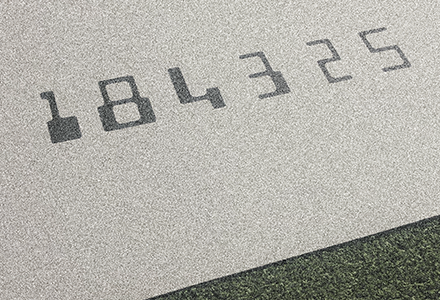
#> input picture rectifyandcrop.bmp, 440 x 300 px
$ python FinalDIP.py
#> lines starting #> are read from the running program, lines starting #| are printed output that depends on the picture; after the words box and inside, x2 and y2 are one past the last pixel; in counts of white or black regions, pixels touching at a corner belong together
from PIL import Image, ImageDraw, ImageFilter
import numpy as np


# Multiple Preprocessing Methods

def preprocess_method_1_enhanced(image_path, crop_boxes, threshold=128):
    """Enhanced method with adaptive threshold"""
    try:
        img = Image.open("rectifyandcrop.bmp").convert("L")
    except FileNotFoundError:
        print(f"เกิดข้อผิดพลาด: ไม่พบไฟล์ 'rectifyandcrop.bmp'")
        return []

    # Adaptive thresholding using Otsu-like method
    histogram = img.histogram()
    total_pixels = sum(histogram)

    # Find optimal threshold
    sum_total = sum(i * histogram[i] for i in range(256))
    sum_background = 0
    weight_background = 0
    variance_max = 0
    threshold_optimal = threshold  # fallback

    for t in range(256):
        weight_background += histogram[t]
        if weight_background == 0:
            continue

        weight_foreground = total_pixels - weight_background
        if weight_foreground == 0:
            break

        sum_background += t * histogram[t]

        if weight_background > 0 and weight_foreground > 0:
            mean_background = sum_background / weight_background
            mean_foreground = (sum_total - sum_background) / weight_foreground

            variance_between = weight_background * weight_foreground * (mean_background - mean_foreground) ** 2

            if variance_between > variance_max:
                variance_max = variance_between
                threshold_optimal = t

    # Apply adaptive threshold
    binary_img = img.point(lambda p: 255 if p > threshold_optimal else 0, '1')

    # Light morphological cleanup
    binary_img = binary_img.filter(ImageFilter.MinFilter(3))
    binary_img = binary_img.filter(ImageFilter.MaxFilter(3))

    segmented_digits = []
    for box in crop_boxes:
        digit_img = binary_img.crop(box)
        segmented_digits.append(digit_img)

    return segmented_digits, threshold_optimal

def preprocess_method_2_simple(image_path, crop_boxes, threshold=128):
    """Simple method with median filter"""
    try:
        img = Image.open("rectifyandcrop.bmp").convert("L")
    except FileNotFoundError:
        print(f"เกิดข้อผิดพลาด: ไม่พบไฟล์ 'rectifyandcrop.bmp'")
        return []

    # Apply median filter to reduce noise first
    img_filtered = img.filter(ImageFilter.MedianFilter(size=3))

    # Binary threshold
    binary_img = img_filtered.point(lambda p: 255 if p > threshold else 0, '1')

    # Light cleanup with single opening
    binary_img = binary_img.filter(ImageFilter.MinFilter(3))
    binary_img = binary_img.filter(ImageFilter.MaxFilter(3))

    segmented_digits = []
    for box in crop_boxes:
        digit_img = binary_img.crop(box)
        segmented_digits.append(digit_img)

    return segmented_digits, threshold

def preprocess_method_3_gaussian(image_path, crop_boxes, threshold=128):
    """Gaussian blur method"""
    try:
        img = Image.open("rectifyandcrop.bmp").convert("L")
    except FileNotFoundError:
        print(f"เกิดข้อผิดพลาด: ไม่พบไฟล์ 'rectifyandcrop.bmp'")
        return []

    # Apply Gaussian blur before thresholding
    blurred = img.filter(ImageFilter.GaussianBlur(radius=1))
    binary_img = blurred.point(lambda p: 255 if p > threshold else 0, '1')

    # Light morphological operations
    binary_img = binary_img.filter(ImageFilter.MinFilter(3))
    binary_img = binary_img.filter(ImageFilter.MaxFilter(3))

    segmented_digits = []
    for box in crop_boxes:
        digit_img = binary_img.crop(box)
        segmented_digits.append(digit_img)

    return segmented_digits, threshold

def preprocess_method_4_conservative(image_path, crop_boxes, threshold=128):
    """Conservative method - minimal processing"""
    try:
        img = Image.open("rectifyandcrop.bmp").convert("L")
    except FileNotFoundError:
        print(f"เกิดข้อผิดพลาด: ไม่พบไฟล์ 'rectifyandcrop.bmp'")
        return []

    # Simple threshold only
    binary_img = img.point(lambda p: 255 if p > threshold else 0, '1')

    segmented_digits = []
    for box in crop_boxes:
        digit_img = binary_img.crop(box)
        segmented_digits.append(digit_img)

    return segmented_digits, threshold


# Multiple Hole Counting Methods


def count_holes_method_1(digit_image, min_hole_size=5):
    """Standard hole counting with size filter"""
    if digit_image.mode != '1':
        digit_image = digit_image.convert('1')

    w, h = digit_image.size
    working_img = digit_image.convert('RGB')

    # Fill boundary with red
    try:
        ImageDraw.floodfill(working_img, (0, 0), (255, 0, 0), thresh=0)
    except ValueError:
        pass

    hole_count = 0
    for y in range(h):
        for x in range(w):
            if working_img.getpixel((x, y)) == (255, 255, 255):
                # Found a hole
                hole_pixels = []
                stack = [(x, y)]

                while stack:
                    cx, cy = stack.pop()
                    if (cx, cy) in hole_pixels:
                        continue
                    if cx < 0 or cx >= w or cy < 0 or cy >= h:
                        continue
                    if working_img.getpixel((cx, cy)) != (255, 255, 255):
                        continue

                    hole_pixels.append((cx, cy))
                    working_img.putpixel((cx, cy), (0, 0, 255))

                    # Add 4-connected neighbors
                    for dx, dy in [(1, 0), (-1, 0), (0, 1), (0, -1)]:
                        stack.append((cx + dx, cy + dy))

                if len(hole_pixels) >= min_hole_size:
                    hole_count += 1

    return hole_count

def count_holes_method_2_robust(digit_image, min_hole_size=8):
    """Robust method with better boundary handling"""
    if digit_image.mode != '1':
        digit_image = digit_image.convert('1')

    w, h = digit_image.size
    working_img = digit_image.convert('RGB')

    # Fill all boundary points
    boundary_points = [(0, y) for y in range(h)] + [(w-1, y) for y in range(h)] + \
                      [(x, 0) for x in range(w)] + [(x, h-1) for x in range(w)]

    for point in boundary_points:
        if working_img.getpixel(point) == (255, 255, 255):
            try:
                ImageDraw.floodfill(working_img, point, (255, 0, 0), thresh=0)
            except ValueError:
                pass

    hole_count = 0

    for y in range(1, h-1):  # Skip boundary
        for x in range(1, w-1):
            if working_img.getpixel((x, y)) == (255, 255, 255):
                hole_pixels = []
                stack = [(x, y)]

                while stack:
                    cx, cy = stack.pop()
                    if cx < 0 or cx >= w or cy < 0 or cy >= h:
                        continue
                    if (cx, cy) in hole_pixels:
                        continue
                    if working_img.getpixel((cx, cy)) != (255, 255, 255):
                        continue

                    hole_pixels.append((cx, cy))
                    working_img.putpixel((cx, cy), (0, 0, 255))

                    for dx, dy in [(1, 0), (-1, 0), (0, 1), (0, -1)]:
                        stack.append((cx + dx, cy + dy))

                if len(hole_pixels) >= min_hole_size:
                    hole_count += 1

    return hole_count


# Advanced Classification


def classify_advanced(hole_count, expected_digit, method_name=""):
    """Advanced classification with multiple fallback rules"""

    # Special handling for digit 8 (most problematic)
    if expected_digit == '8':
        if hole_count >= 2:
            return '8'  # Perfect case
        elif hole_count == 1:
            return '8'  # Accept 1 hole (common issue)
        elif hole_count == 0 and 'adaptive' in method_name.lower():
            return '8'  # Adaptive threshold might lose holes
        elif hole_count == 0:
            return '8'  # Force accept based on position

    # Standard rules
    if hole_count == 0 and expected_digit in ['1', '2', '3', '4', '5', '7']:
        return expected_digit
    elif hole_count == 1 and expected_digit in ['0', '6', '9']:
        return expected_digit
    elif hole_count == 2 and expected_digit == '8':
        return expected_digit

    # Flexible rules
    elif hole_count <= 1 and expected_digit in ['1', '2', '3', '4', '5', '7']:
        return expected_digit
    elif hole_count >= 1 and expected_digit in ['0', '6', '9']:
        return expected_digit
    elif hole_count >= 1 and expected_digit == '8':
        return expected_digit

    return '?'

# Comprehensive Testing

def comprehensive_test():
    """Test all combinations of methods and parameters"""
    image_file = "rectifyandcrop.bmp"
    DIGIT_CROP_BOXES = [
        (190, 250, 280, 420), # 1
        (280, 240, 370, 410), # 8
        (370, 240, 460, 410), # 4
        (460, 240, 550, 410), # 3
        (550, 240, 640, 410), # 2
        (640, 240, 730, 410)  # 5
    ]
    EXPECTED_DIGITS = ['1', '8', '4', '3', '2', '5']

    # Define all methods to test
    preprocessing_methods = [
        (preprocess_method_1_enhanced, "Enhanced Adaptive"),
        (preprocess_method_2_simple, "Simple Median"),
        (preprocess_method_3_gaussian, "Gaussian Blur"),
        (preprocess_method_4_conservative, "Conservative")
    ]

    hole_counting_methods = [
        (count_holes_method_1, "Standard"),
        (count_holes_method_2_robust, "Robust")
    ]

    # Test parameters - เพิ่ม threshold 120
    thresholds = [100, 120, 128, 150, 180]
    min_hole_sizes = [3, 5, 8, 10]

    print("🔍 Comprehensive Digit Recognition Test")
    print("=" * 80)

    # **รหัสคือ: 184325
    print("-" * 80)

    best_results = []

    for preprocess_func, preprocess_name in preprocessing_methods:
        print(f"\n📊 Testing {preprocess_name} Preprocessing:")
        print("-" * 60)

        for threshold in thresholds:
            try:
                segmented_images, actual_threshold = preprocess_func(
                    image_file, DIGIT_CROP_BOXES, threshold
                )

                if not segmented_images:
                    continue

                for hole_func, hole_name in hole_counting_methods:
                    for min_hole_size in min_hole_sizes:
                        recognized_code = []
                        correct_count = 0
                        details = []

                        for i, img in enumerate(segmented_images):
                            holes = hole_func(img, min_hole_size)
                            expected = EXPECTED_DIGITS[i]
                            digit = classify_advanced(holes, expected, preprocess_name)

                            recognized_code.append(digit)
                            details.append(f"Pos{i+1}({expected}): {holes}h→{digit}")

                            if digit == expected:
                                correct_count += 1

                        final_code = "".join(recognized_code)
                        accuracy = correct_count / len(EXPECTED_DIGITS) * 100

                        result = {
                            'preprocessing': preprocess_name,
                            'hole_counting': hole_name,
                            'threshold': threshold,
                            'actual_threshold': actual_threshold,
                            'min_hole_size': min_hole_size,
                            'code': final_code,
                            'accuracy': accuracy,
                            'details': details
                        }

                        best_results.append(result)

                        # Print compact results
                        status = "🎯" if accuracy == 100 else "✅" if accuracy >= 83 else "⚠️" if accuracy >= 66 else "❌"

                        print(f"{status} T{threshold:3d} {hole_name[:3]} H{min_hole_size:2d}: door code {final_code} ({accuracy:4.1f}%)")

            except Exception as e:
                print(f"❌ Error with {preprocess_name} T{threshold}: {e}")
                continue
#> this loop made 4 passes
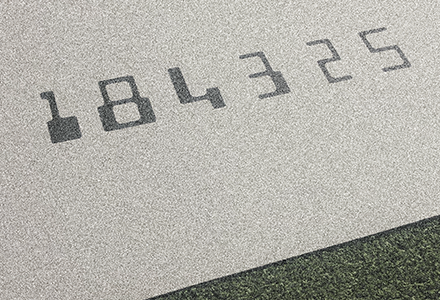
#> input picture rectifyandcrop.bmp, 440 x 300 px
#> pass 1, in preprocess_method_1_enhanced, `binary_img = img.point(lambda p: 255 if p > threshold_optimal else 0, ..`:
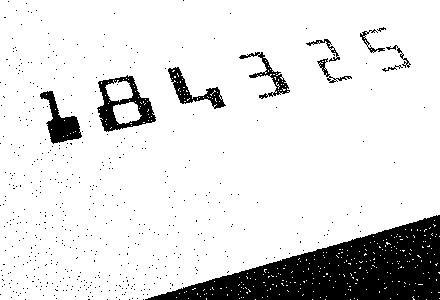
#> binary_img: PIL image 440x300 1; 87.2% white; 505 black regions (495 under 20 px), largest, box (x1, y1, x2, y2) and area: (145, 215, 440, 300) 12307, (97, 75, 156, 132) 1314, (40, 91, 82, 144) 938
#> pass 1, in preprocess_method_1_enhanced, `binary_img = binary_img.filter(ImageFilter.MinFilter(3))`:
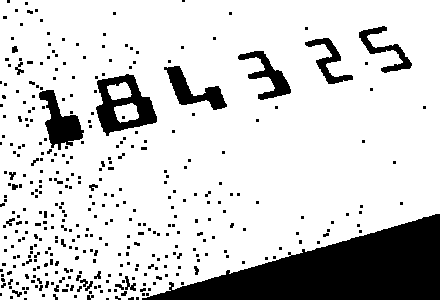
#> binary_img: PIL image 440x300 1; 82% white; 384 black regions (354 under 20 px), largest, box (x1, y1, x2, y2) and area: (142, 214, 440, 300) 13169, (96, 74, 157, 136) 1845, (39, 90, 84, 150) 1235
#> pass 1, in preprocess_method_1_enhanced, `binary_img = binary_img.filter(ImageFilter.MaxFilter(3))`:
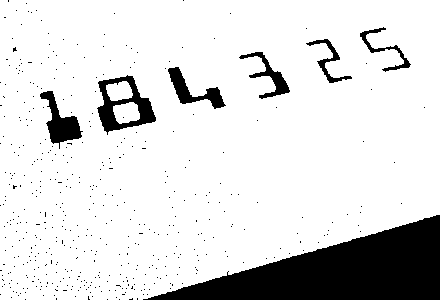
#> binary_img: PIL image 440x300 1; 86.5% white; 471 black regions (464 under 20 px), largest, box (x1, y1, x2, y2) and area: (143, 215, 440, 300) 12730, (97, 75, 156, 135) 1403, (40, 91, 83, 149) 972
#> after the loop: img: PIL image 90x170 1; every value is 0

    # Show best results
    print("\n" + "=" * 80)
    print("🏆 TOP RESULTS:")
    print("=" * 80)

    # Sort by accuracy, then by completeness (fewer '?' characters)
    best_results.sort(key=lambda x: (x['accuracy'], -x['code'].count('?')), reverse=True)

    for i, result in enumerate(best_results[:3]):  # Top 10 results
        if result['accuracy'] >= 83:  # Only show good results
            rank = "🥇" if i == 0 else "🥈" if i == 1 else "🥉" if i == 2 else f"{i+1:2d}"
            print(f"{rank} {result['preprocessing']:15} | {result['hole_counting']:8} | "
                  f"T{result['threshold']:3d} H{result['min_hole_size']:2d} | "
                  f"door code {result['code']} ({result['accuracy']:5.1f}%)")


if __name__ == "__main__":
    comprehensive_test()
